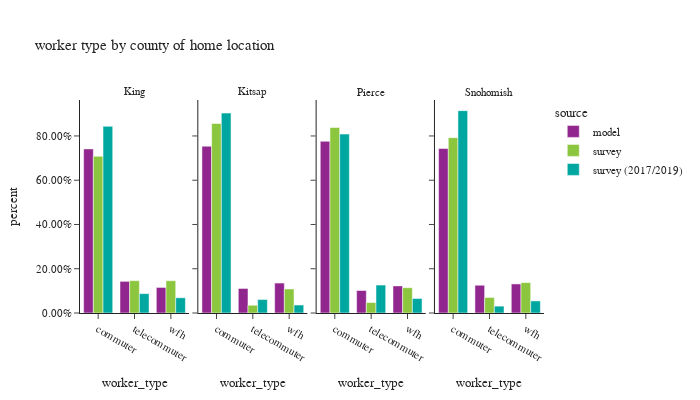

The notebook cell saved with this chart:
### Code cell
df_worker_count = workers.groupby(['source','CountyName_hh','worker_type'])['pdexpfac']. \
    sum().reset_index()
df_worker_count['percent'] = df_worker_count.groupby(['source','CountyName_hh'], group_keys=False)['pdexpfac']. \
    apply(lambda x: x / float(x.sum()))

df_worker_count_ct = workers.groupby(['source','CountyName_hh','worker_type'])['pdexpfac'].count().reset_index(). \
    rename(columns={'pdexpfac':'sample count'})
df_worker_count = df_worker_count.merge(df_worker_count_ct, on=['source','CountyName_hh','worker_type']). \
    rename(columns={'pdexpfac':'total count'})


fig = px.bar(df_worker_count.sort_values(by=['CountyName_hh','worker_type']), x='worker_type', y="percent",
             facet_col="CountyName_hh", color="source",hover_data=['sample count','total count'],
             barmode="group",
             title="worker type by county of home location")
fig.for_each_annotation(lambda a: a.update(text = a.text.split("=")[-1]))
fig.update_layout(height=400, width=700, font=dict(size=11))
fig.for_each_yaxis(lambda a: a.update(tickformat = ".2%"))
fig.update_xaxes(categoryorder='array', categoryarray= ['commuter','telecommuter','wfh'])
fig.show()

### Figure 1 — Plotly figure (JSON) as saved in the notebook; plotly's stock layout.template omitted (floating-point values rounded to 4 significant figures)
{"data": [{"alignmentgroup": "True", "customdata": [[943800.0, 943800.0], [182000.0, 182000.0], [147100.0, 147100.0]], "hovertemplate": "source=model<br>CountyName_hh=King<br>worker_type=%{x}<br>percent=%{y}<br>sample count=%{customdata[0]}<br>total count=%{customdata[1]}<extra></extra>", "legendgroup": "model", "marker": {"color": "#91268F", "pattern": {"shape": ""}}, "name": "model", "offsetgroup": "model", "orientation": "v", "showlegend": true, "textposition": "auto", "type": "bar", "x": ["commuter", "telecommuter", "wfh"], "xaxis": "x", "y": [0.7415, 0.143, 0.1155], "yaxis": "y"}, {"alignmentgroup": "True", "customdata": [[92400.0, 92400.0], [13620.0, 13620.0], [16570.0, 16570.0]], "hovertemplate": "source=model<br>CountyName_hh=Kitsap<br>worker_type=%{x}<br>percent=%{y}<br>sample count=%{customdata[0]}<br>total count=%{customdata[1]}<extra></extra>", "legendgroup": "model", "marker": {"color": "#91268F", "pattern": {"shape": ""}}, "name": "model", "offsetgroup": "model", "orientation": "v", "showlegend": false, "textposition": "auto", "type": "bar", "x": ["commuter", "telecommuter", "wfh"], "xaxis": "x2", "y": [0.7537, 0.1111, 0.1351], "yaxis": "y2"}, {"alignmentgroup": "True", "customdata": [[346700.0, 346700.0], [45420.0, 45420.0], [54730.0, 54730.0]], "hovertemplate": "source=model<br>CountyName_hh=Pierce<br>worker_type=%{x}<br>percent=%{y}<br>sample count=%{customdata[0]}<br>total count=%{customdata[1]}<extra></extra>", "legendgroup": "model", "marker": {"color": "#91268F", "pattern": {"shape": ""}}, "name": "model", "offsetgroup": "model", "orientation": "v", "showlegend": false, "textposition": "auto", "type": "bar", "x": ["commuter", "telecommuter", "wfh"], "xaxis": "x3", "y": [0.7759, 0.1017, 0.1225], "yaxis": "y3"}, {"alignmentgroup": "True", "customdata": [[326100.0, 326100.0], [55040.0, 55040.0], [57630.0, 57630.0]], "hovertemplate": "source=model<br>CountyName_hh=Snohomish<br>worker_type=%{x}<br>percent=%{y}<br>sample count=%{customdata[0]}<br>total count=%{customdata[1]}<extra></extra>", "legendgroup": "model", "marker": {"color": "#91268F", "pattern": {"shape": ""}}, "name": "model", "offsetgroup": "model", "orientation": "v", "showlegend": false, "textposition": "auto", "type": "bar", "x": ["commuter", "telecommuter", "wfh"], "xaxis": "x4", "y": [0.7432, 0.1254, 0.1313], "yaxis": "y4"}, {"alignmentgroup": "True", "customdata": [[1385.0, 641200.0], [588.0, 132200.0], [567.0, 132000.0]], "hovertemplate": "source=survey<br>CountyName_hh=King<br>worker_type=%{x}<br>percent=%{y}<br>sample count=%{customdata[0]}<br>total count=%{customdata[1]}<extra></extra>", "legendgroup": "survey", "marker": {"color": "#8CC63E", "pattern": {"shape": ""}}, "name": "survey", "offsetgroup": "survey", "orientation": "v", "showlegend": true, "textposition": "auto", "type": "bar", "x": ["commuter", "telecommuter", "wfh"], "xaxis": "x", "y": [0.7081, 0.146, 0.1458], "yaxis": "y"}, {"alignmentgroup": "True", "customdata": [[112.0, 84920.0], [19.0, 3476.0], [43.0, 10780.0]], "hovertemplate": "source=survey<br>CountyName_hh=Kitsap<br>worker_type=%{x}<br>percent=%{y}<br>sample count=%{customdata[0]}<br>total count=%{customdata[1]}<extra></extra>", "legendgroup": "survey", "marker": {"color": "#8CC63E", "pattern": {"shape": ""}}, "name": "survey", "offsetgroup": "survey", "orientation": "v", "showlegend": false, "textposition": "auto", "type": "bar", "x": ["commuter", "telecommuter", "wfh"], "xaxis": "x2", "y": [0.8562, 0.03504, 0.1087], "yaxis": "y2"}, {"alignmentgroup": "True", "customdata": [[214.0, 252700.0], [44.0, 14260.0], [55.0, 34470.0]], "hovertemplate": "source=survey<br>CountyName_hh=Pierce<br>worker_type=%{x}<br>percent=%{y}<br>sample count=%{customdata[0]}<br>total count=%{customdata[1]}<extra></extra>", "legendgroup": "survey", "marker": {"color": "#8CC63E", "pattern": {"shape": ""}}, "name": "survey", "offsetgroup": "survey", "orientation": "v", "showlegend": false, "textposition": "auto", "type": "bar", "x": ["commuter", "telecommuter", "wfh"], "xaxis": "x3", "y": [0.8383, 0.0473, 0.1144], "yaxis": "y3"}, {"alignmentgroup": "True", "customdata": [[235.0, 232100.0], [64.0, 20560.0], [85.0, 40270.0]], "hovertemplate": "source=survey<br>CountyName_hh=Snohomish<br>worker_type=%{x}<br>percent=%{y}<br>sample count=%{customdata[0]}<br>total count=%{customdata[1]}<extra></extra>", "legendgroup": "survey", "marker": {"color": "#8CC63E", "pattern": {"shape": ""}}, "name": "survey", "offsetgroup": "survey", "orientation": "v", "showlegend": false, "textposition": "auto", "type": "bar", "x": ["commuter", "telecommuter", "wfh"], "xaxis": "x4", "y": [0.7923, 0.07018, 0.1375], "yaxis": "y4"}, {"alignmentgroup": "True", "customdata": [[4623.0, 692500.0], [302.0, 71850.0], [471.0, 56510.0]], "hovertemplate": "source=survey (2017/2019)<br>CountyName_hh=King<br>worker_type=%{x}<br>percent=%{y}<br>sample count=%{customdata[0]}<br>total count=%{customdata[1]}<extra></extra>", "legendgroup": "survey (2017/2019)", "marker": {"color": "#00A7A0", "pattern": {"shape": ""}}, "name": "survey (2017/2019)", "offsetgroup": "survey (2017/2019)", "orientation": "v", "showlegend": true, "textposition": "auto", "type": "bar", "x": ["commuter", "telecommuter", "wfh"], "xaxis": "x", "y": [0.8436, 0.08753, 0.06884], "yaxis": "y"}, {"alignmentgroup": "True", "customdata": [[140.0, 83550.0], [13.0, 5620.0], [25.0, 3319.0]], "hovertemplate": "source=survey (2017/2019)<br>CountyName_hh=Kitsap<br>worker_type=%{x}<br>percent=%{y}<br>sample count=%{customdata[0]}<br>total count=%{customdata[1]}<extra></extra>", "legendgroup": "survey (2017/2019)", "marker": {"color": "#00A7A0", "pattern": {"shape": ""}}, "name": "survey (2017/2019)", "offsetgroup": "survey (2017/2019)", "orientation": "v", "showlegend": false, "textposition": "auto", "type": "bar", "x": ["commuter", "telecommuter", "wfh"], "xaxis": "x2", "y": [0.9034, 0.06076, 0.03588], "yaxis": "y2"}, {"alignmentgroup": "True", "customdata": [[395.0, 208300.0], [38.0, 32480.0], [43.0, 16850.0]], "hovertemplate": "source=survey (2017/2019)<br>CountyName_hh=Pierce<br>worker_type=%{x}<br>percent=%{y}<br>sample count=%{customdata[0]}<br>total count=%{customdata[1]}<extra></extra>", "legendgroup": "survey (2017/2019)", "marker": {"color": "#00A7A0", "pattern": {"shape": ""}}, "name": "survey (2017/2019)", "offsetgroup": "survey (2017/2019)", "orientation": "v", "showlegend": false, "textposition": "auto", "type": "bar", "x": ["commuter", "telecommuter", "wfh"], "xaxis": "x3", "y": [0.8085, 0.1261, 0.06541], "yaxis": "y3"}, {"alignmentgroup": "True", "customdata": [[360.0, 258900.0], [24.0, 8793.0], [29.0, 15460.0]], "hovertemplate": "source=survey (2017/2019)<br>CountyName_hh=Snohomish<br>worker_type=%{x}<br>percent=%{y}<br>sample count=%{customdata[0]}<br>total count=%{customdata[1]}<extra></extra>", "legendgroup": "survey (2017/2019)", "marker": {"color": "#00A7A0", "pattern": {"shape": ""}}, "name": "survey (2017/2019)", "offsetgroup": "survey (2017/2019)", "orientation": "v", "showlegend": false, "textposition": "auto", "type": "bar", "x": ["commuter", "telecommuter", "wfh"], "xaxis": "x4", "y": [0.9144, 0.03106, 0.05459], "yaxis": "y4"}], "layout": {"annotations": [{"font": {}, "showarrow": false, "text": "King", "x": 0.1175, "xanchor": "center", "xref": "paper", "y": 1.0, "yanchor": "bottom", "yref": "paper"}, {"font": {}, "showarrow": false, "text": "Kitsap", "x": 0.3725, "xanchor": "center", "xref": "paper", "y": 1.0, "yanchor": "bottom", "yref": "paper"}, {"font": {}, "showarrow": false, "text": "Pierce", "x": 0.6275, "xanchor": "center", "xref": "paper", "y": 1.0, "yanchor": "bottom", "yref": "paper"}, {"font": {}, "showarrow": false, "text": "Snohomish", "x": 0.8825, "xanchor": "center", "xref": "paper", "y": 1.0, "yanchor": "bottom", "yref": "paper"}], "barmode": "group", "font": {"size": 11}, "height": 400, "legend": {"title": {"text": "source"}, "tracegroupgap": 0}, "title": {"text": "worker type by county of home location"}, "width": 700, "xaxis": {"anchor": "y", "categoryarray": ["commuter", "telecommuter", "wfh"], "categoryorder": "array", "domain": [0.0, 0.235], "title": {"text": "worker_type"}}, "xaxis2": {"anchor": "y2", "categoryarray": ["commuter", "telecommuter", "wfh"], "categoryorder": "array", "domain": [0.255, 0.49], "matches": "x", "title": {"text": "worker_type"}}, "xaxis3": {"anchor": "y3", "categoryarray": ["commuter", "telecommuter", "wfh"], "categoryorder": "array", "domain": [0.51, 0.745], "matches": "x", "title": {"text": "worker_type"}}, "xaxis4": {"anchor": "y4", "categoryarray": ["commuter", "telecommuter", "wfh"], "categoryorder": "array", "domain": [0.765, 1.0], "matches": "x", "title": {"text": "worker_type"}}, "yaxis": {"anchor": "x", "domain": [0.0, 1.0], "tickformat": ".2%", "title": {"text": "percent"}}, "yaxis2": {"anchor": "x2", "domain": [0.0, 1.0], "matches": "y", "showticklabels": false, "tickformat": ".2%"}, "yaxis3": {"anchor": "x3", "domain": [0.0, 1.0], "matches": "y", "showticklabels": false, "tickformat": ".2%"}, "yaxis4": {"anchor": "x4", "domain": [0.0, 1.0], "matches": "y", "showticklabels": false, "tickformat": ".2%"}}}
